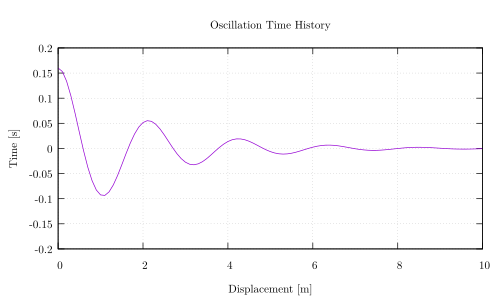

This chart was generated by the following gnuplot code:
set term pdfcairo font "Latin Modern Roman,12"
set output "01.pdf"
set key off
set grid
set xrange [0:10]
set yrange [-0.2:0.2]
set title "Oscillation Time History"
set xlabel "Displacement [m]"
set ylabel "Time [s]"

plot "01.dat" with lines

#pause mouse close
